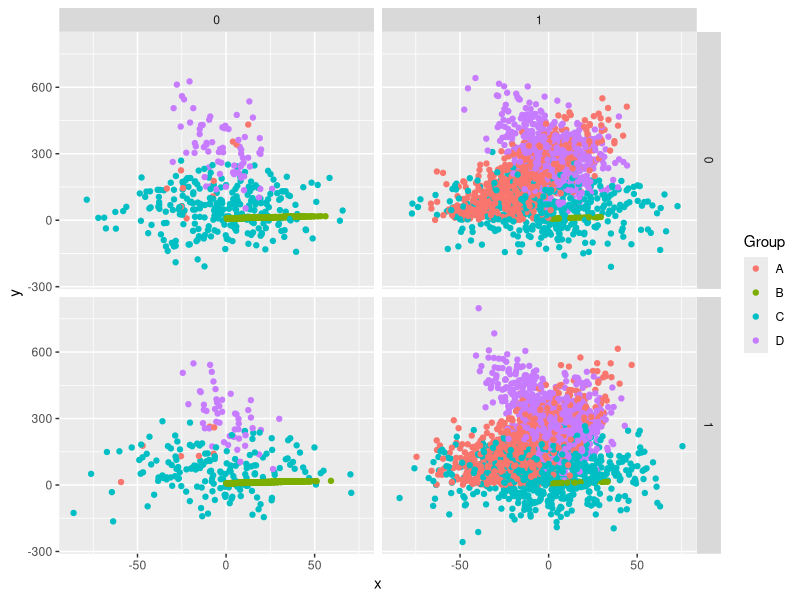
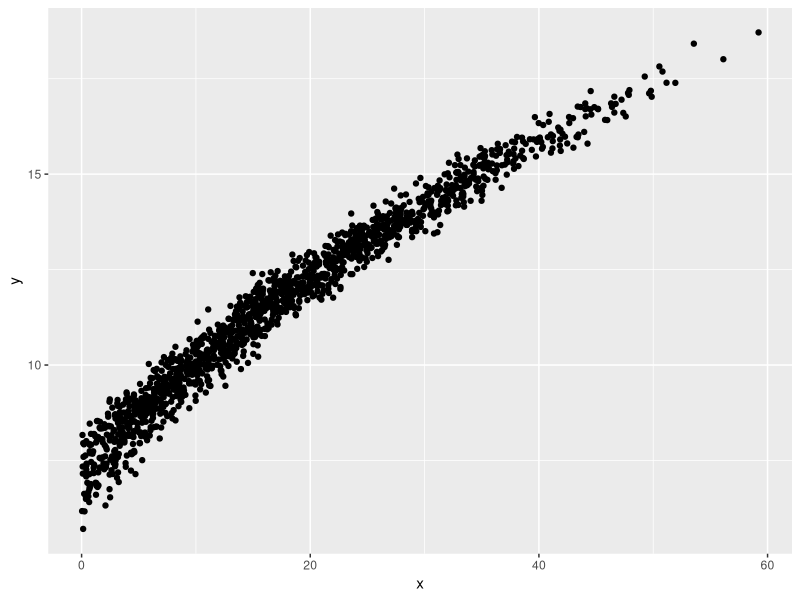
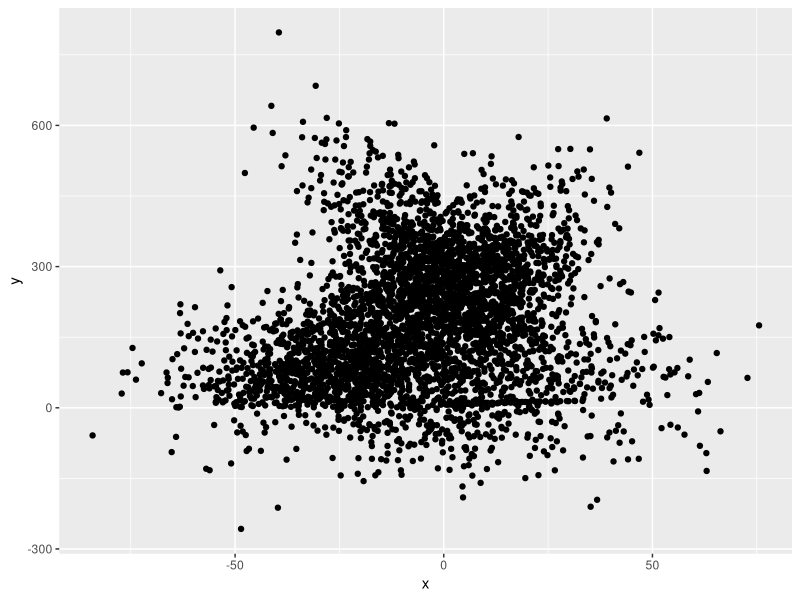
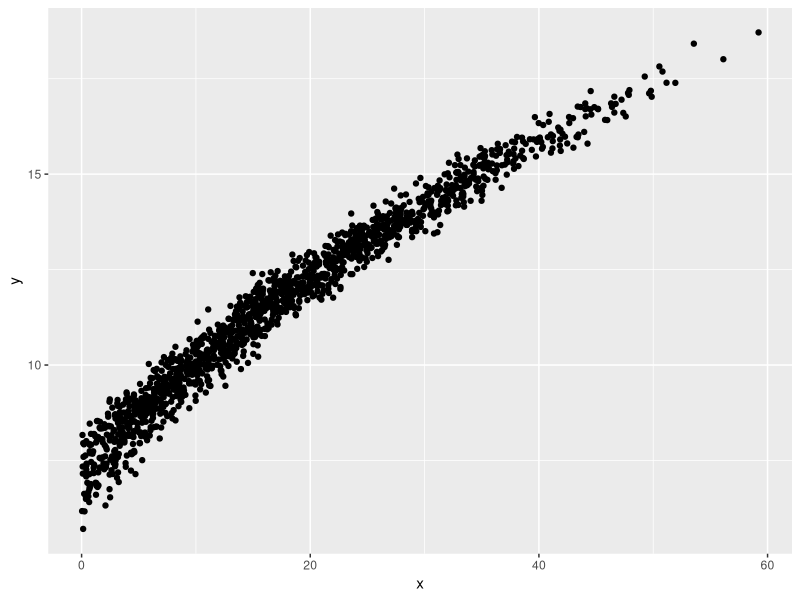
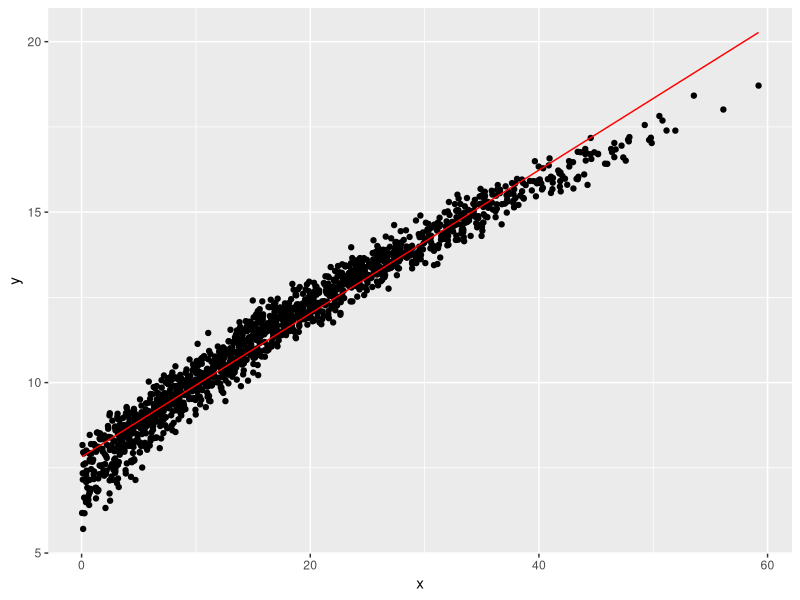
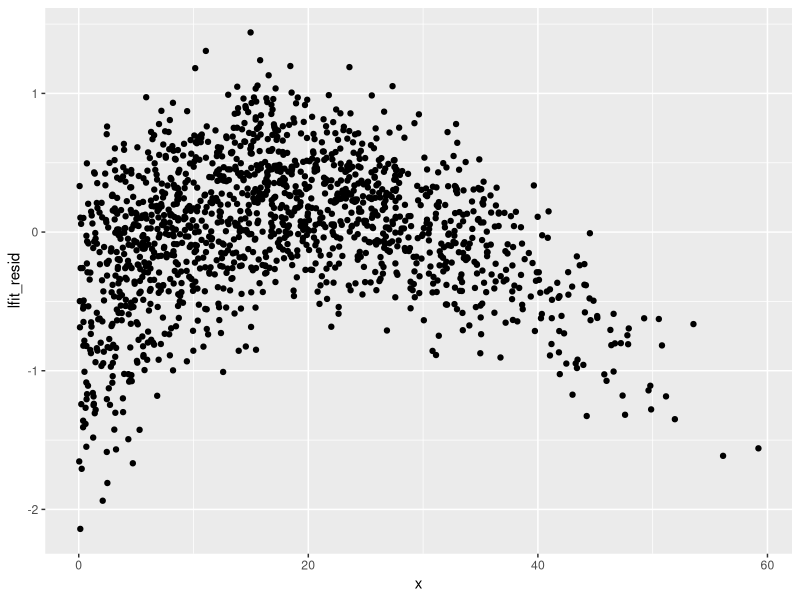
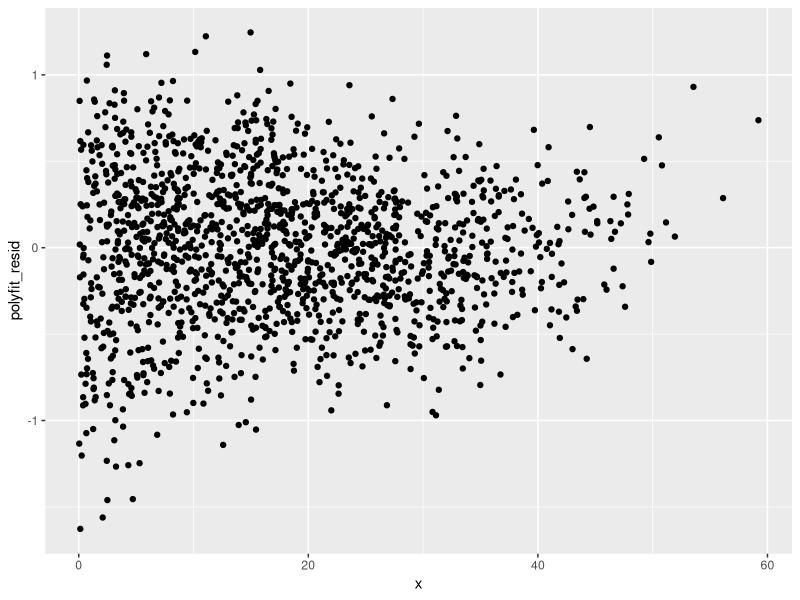
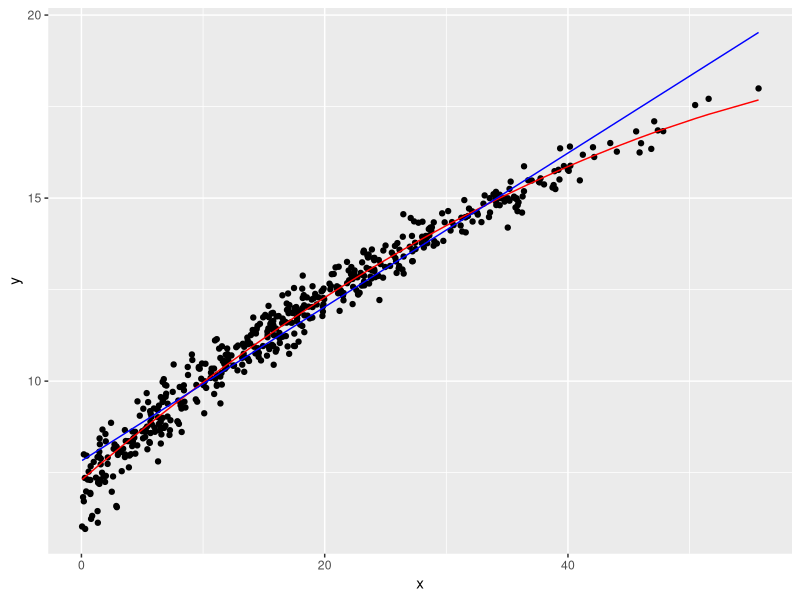

Reproduce these figures in R, in order. (Note: this script raises an error after producing the figures.)
# Jeffrey Williams
# DATA-312
# Dr. Robinson
# 11 April 2022

# Cleaning workspace / loading libraries
rm(list = ls())
gc()

library(tidyverse)
library(modelr)

# Load dataset
raw_data <- read_csv('data312_ml_michaelr.csv')

# Sampling
raw_data_samplingframe <- raw_data %>% 
  mutate(snum = sample.int(n(), n()) / n())

training <- raw_data_samplingframe %>% filter(snum < 0.6) %>% select(-snum)

query <- raw_data_samplingframe %>% filter(snum >= 0.6, snum < 0.8) %>%
  select(-snum)

test <- raw_data_samplingframe %>% filter(snum > 0.8) %>% select(-snum)

training %>% write_csv('michaelr_training.csv')
query %>% write_csv('michaelr_query.csv')
test %>% write_csv('michaelr_test.csv')

# Exploration
training %>% ggplot(aes(x, y, color = Group)) + geom_point() + 
  facet_grid(vars(s), vars(t))

training %>% filter(Group == 'B') %>% ggplot(aes(x, y)) + geom_point()

training %>% filter(t == 1) %>% ggplot(aes(x, y)) + geom_point()

training %>% count(Group)

training %>% count(Group, t) %>% pivot_wider(names_from = t, values_from = n)

training_B <- training %>% filter(Group == "B")

training_B %>% ggplot(aes(x, y)) + geom_point()

lfit <- lm(y~x, training_B)

training_lfit <- training_B %>% add_predictions(lfit, var = 'lfit_y')

training_lfit %>% ggplot() + geom_point(aes(x, y)) + 
  geom_line(aes(x, lfit_y), color = 'red') 

training_lfit <- training_lfit %>% add_residuals(lfit, var = 'lfit_y')

training_lfit <- training_B %>% add_predictions(lfit, var = 'lfit_y') %>% 
  add_residuals(lfit, var = 'lfit_resid')

training_lfit %>% ggplot(aes(x, lfit_resid)) + geom_point()

polyfit <- lm(y~poly(x, 2), training_B)

training_both <- training_B %>% add_predictions(polyfit, var = 'polyfit_y') %>%
  add_residuals(polyfit, var = 'polyfit_resid')

training_both %>% ggplot(aes(x, polyfit_resid)) + geom_point()

query_B <- query %>% filter(Group == 'B') %>% 
  add_predictions(lfit, var = 'lfit_pred') %>%
  add_residuals(lfit, var = 'lfit_resid') %>%
  add_predictions(polyfit, var = 'polyfit_pred') %>%
  add_residuals(polyfit, var = 'polyfit_resid')

query_B %>% ggplot() + geom_point(aes(x, y)) + 
  geom_line(aes(x, polyfit_pred), color = 'red') +
  geom_line(aes(x, lfit_pred), color = 'blue')

test_B <- test %>% filter(Group == 'B') %>%
  add_predictions(polyfit, var = 'polyfit_pred') %>% 
  add_residuals(polyfit, var = 'polyfit_resid')

test_B %>% ggplot(aes(polyfit_resid)) + geom_histogram()

# Shifting to use of my own data

# Loading raw data
my_data <- read_csv('5030143_HW4A.csv')

# Sampling
my_samplingframe <- my_data %>% 
  mutate(snum = sample.int(n(), n()) / n())

my_training <- my_samplingframe %>% filter(snum < 0.6) %>% select(-snum)

my_query <- my_samplingframe %>% filter(snum >= 0.6, snum < 0.8) %>%
  select(-snum)

my_test <- my_samplingframe %>% filter(snum > 0.8) %>% select(-snum)

my_training %>% write_csv('5030143_training.csv')
my_query %>% write_csv('5030143_query.csv')
my_test %>% write_csv('5030143_test.csv')

# Exploration / visualization

my_training %>% filter(t == 1) %>% ggplot(aes(x, y)) + geom_point()

my_training %>% filter(t == 0) %>% ggplot(aes(x, y)) + geom_point()

my_training %>% count(Group) %>% select(n) %>% chisq.test()

my_training %>% ggplot(aes(x, y, color = Group)) + geom_point() +
  facet_grid(vars(s), vars(t))

my_training %>% filter(Group == 'H') %>% 
  ggplot(aes(x, y, color = Group)) + geom_point() +
  facet_grid(vars(s), vars(t))

my_training %>% filter(Group == 'H') %>% ggplot(aes(y, x)) + geom_point()

my_training %>% filter(t == 1) %>% ggplot(aes(x, y)) + geom_point()

my_training %>% filter(Group == 'H') %>% chisq.test()

# I have chosen Group H, particularly as t = 0, as there appears to be a
# considerable corerlation in the points that generally decreases. At this
# juncture, I am envisioning a linear regression model suiting this quite
# well.

my_training_H <- my_training %>% filter(Group == 'H')

my_lfit <- lm(y~x, data = my_training_H)

my_polyfit <- lm(y~poly(x, 2), my_training_H)

my_training_H_lfit <- my_training_H %>% 
  add_predictions(my_lfit, var = 'my_lfit_y')

my_training_H_lfit %>% ggplot() + geom_point(aes(y, x)) + 
  geom_line(aes(my_lfit_y, x), color = 'blue')

my_training_H_polyfit <- my_training_H %>%
  add_predictions(my_polyfit, var = 'my_polyfit_y') %>%
  add_residuals(my_polyfit, var = 'my_polyfit_residuals')

my_training_H_polyfit %>% ggplot() + geom_point(aes(x, y)) + 
  geom_line(aes(x,my_polyfit_y), color='green')
